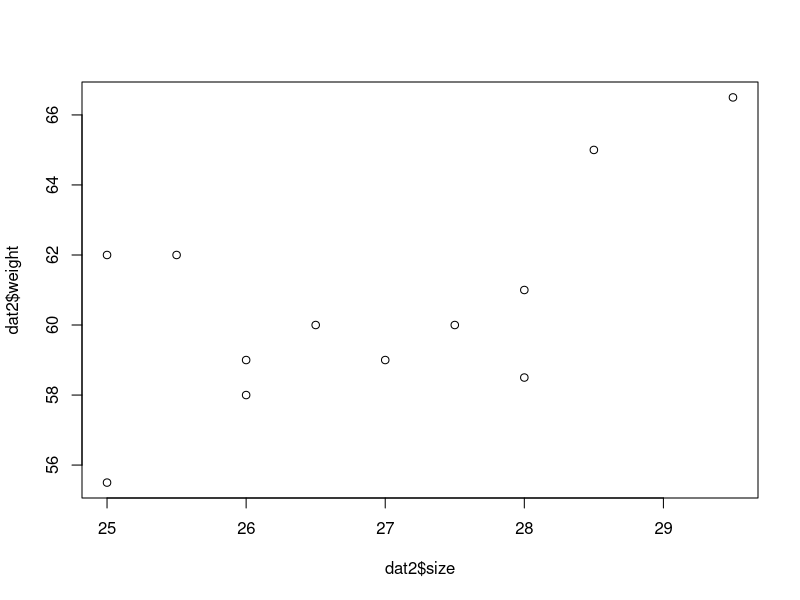
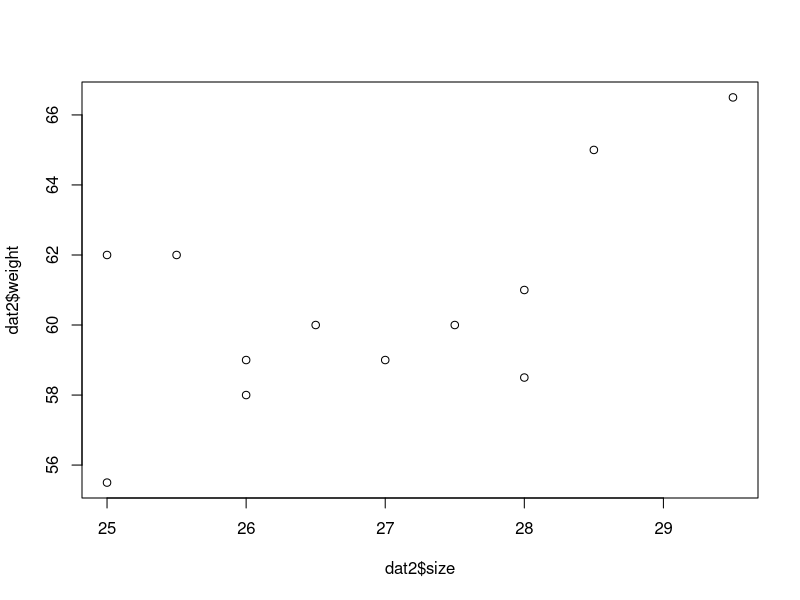
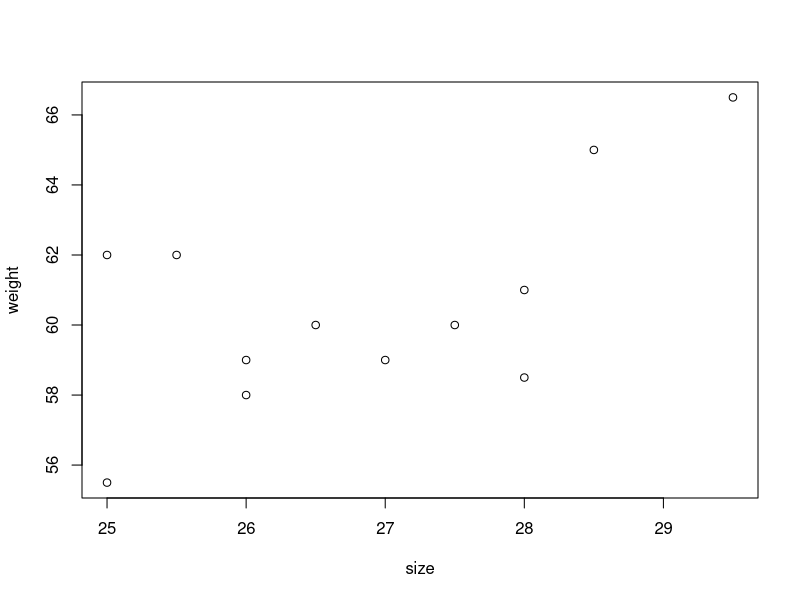
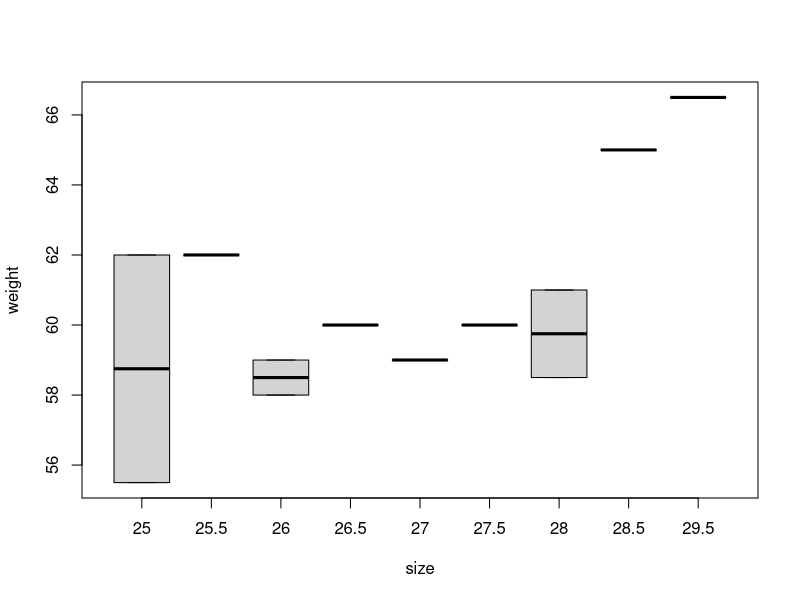

Reproduce these figures in R, in order.
#09-05-2023---------------------------------------------------------------------

#09-07-2023---------------------------------------------------------------------
errdat=read.csv("data/SampleData_w_errors.csv")
errdat
#look at structure of data
str(errdat)
#problemLsize is not a number here.
errdat$size

#problem: weight is not a number
errdat$weight

#this problem is caused by the inclusion of $N/A as value.
#solution: tell R that this is a missing value when importing the data
errdat=read.csv("data/SampleData_w_errors.csv", na.strings=c("#N/A!","**"))
errdat
errdat$weight
mean(errdat$size, na.rm = T) #to calculate something from numeric vector with
#NAs, tell it to ignore NA using na.rm=T

#to remove column "X"
names(errdat)
names(errdat)=="X" #are any of the columns called "X"
which(names(errdat)=="X") #which column is called "X"
#give me the values for the column called "X" in df "errdat"
errdat[,which(names(errdat)=="X")]
#give me all the columns EXCEPT the one called "X"
dat=errdat[,which(names(errdat)!="X")]
dat

#let's remove any rows that is missing an individual ID
dat$Indiv_ID
dat2=dat[which(dat$Indiv_ID!=""),]
dat2

#plotting basics:
plot(dat2$size,dat2$weight)#plot one continuous

plot(dat2$weight~dat2$size)#plot in 'formula'

plot(weight~size,data=dat2)
boxplot(weight~size,data=dat2)
